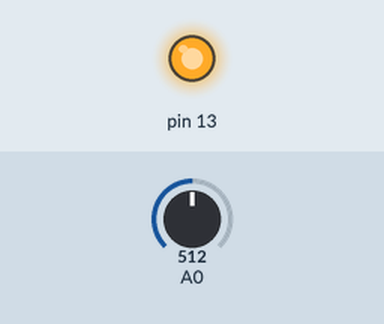
Recording of a sketch running on a simulated Arduino Uno, built with avr-gcc and run on an emulated ATmega328P. Parts: output pins drawn as LEDs (lit = HIGH). The test bench sets the inputs (shaded band); at power-on: A0 = 512. What the sketch prints to the serial monitor is not drawn.

Above: at 1.2 s.
1.3 s: A0 set to 111
2.8 s: A0 set to 90
Timing chart, 0 to 5.8 s (numbered marks = the images above; inputs shaded):
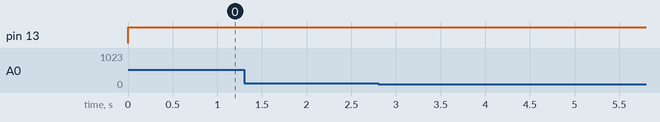

The sketch:

sensorDeAgua.ino
```cpp
int SENSOR;

void setup() {
  Serial.begin(9600);       //
  pinMode (13, OUTPUT);
}

void loop() {
  digitalWrite (13,1);
  SENSOR = analogRead(A0);
  comprobacion();
  //Serial.println(SENSOR);   //para mostrar en el monitor
  //delay(1000);
}

void comprobacion(){
  if (SENSOR <= 30){
    Serial.println(SENSOR);
    Serial.println("AGUAAAA AGUAAAA");
  }
  else if (SENSOR >30){
    Serial.println(SENSOR);
    Serial.println("OMG IS WET");
  }
}
```

Measured:
- after the input at 1.3 s, every drawn part: stays the same
- after the input at 2.8 s, every drawn part: stays the same
